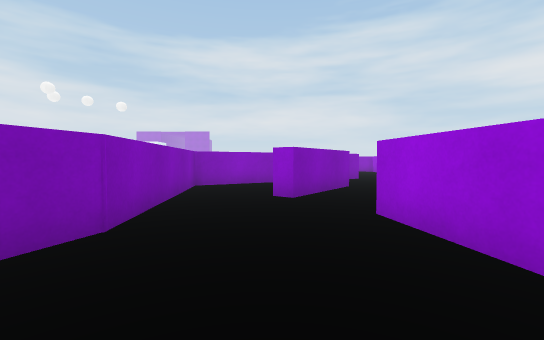
View 1 (above)

12 first-person views from a walk through a Unity game level. The camera is 0.58 m above the floor, tilts 2° down and sees 90° across. The floor is counted in squares, 1 m on a side. Each view is taken from the middle of a square. On the plan, view 1 faces up. The plan holds only what a view shows up to about 9 squares ahead; the rest is blank. The place goes on beyond the plan. The player is left out. Surface patterns are stand-ins for the level's own textures.

View 2
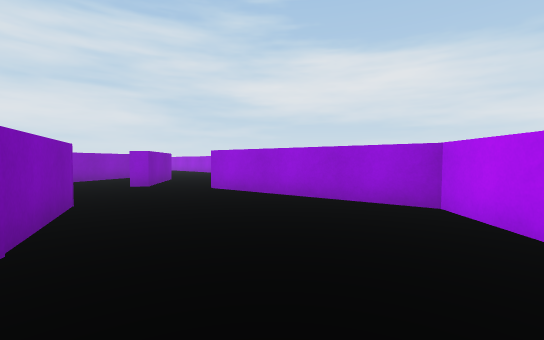

View 3
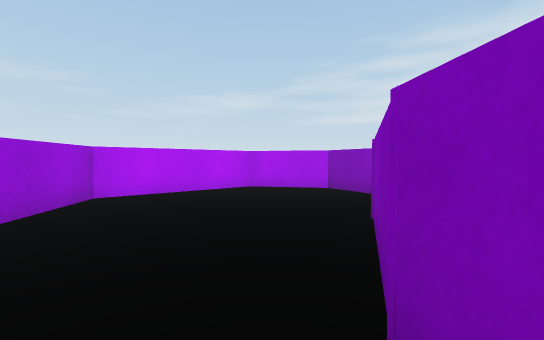

View 4
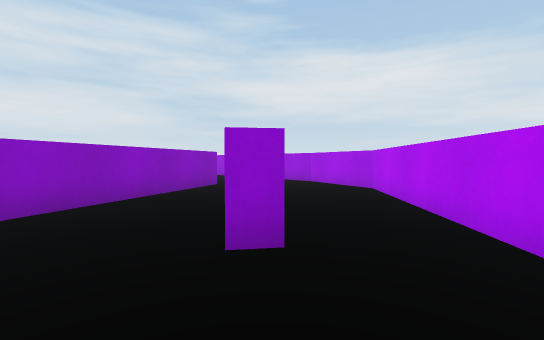

View 5
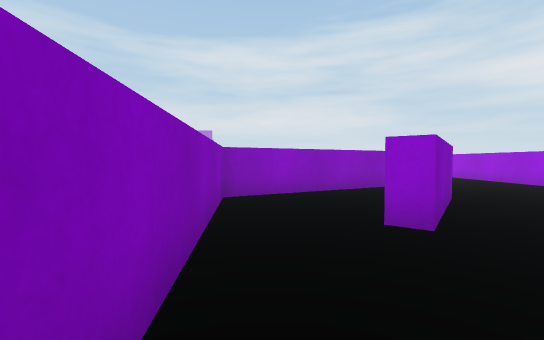

View 6
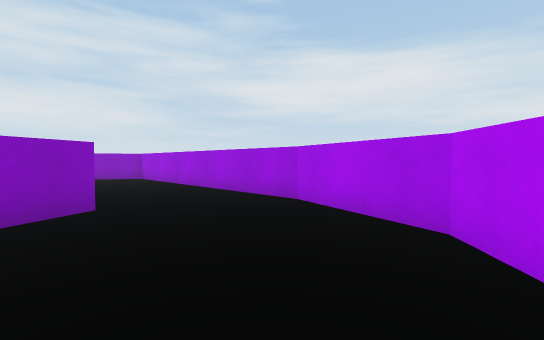

View 7
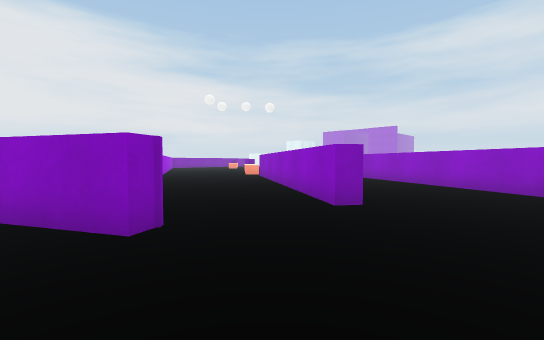

View 8
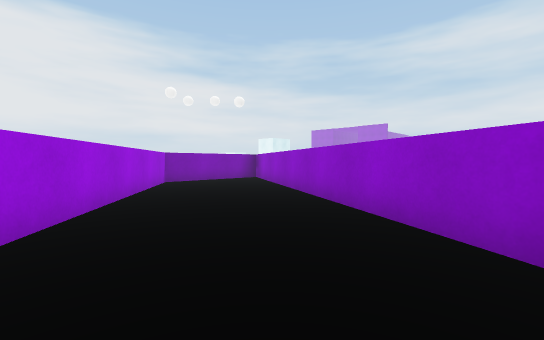

View 9
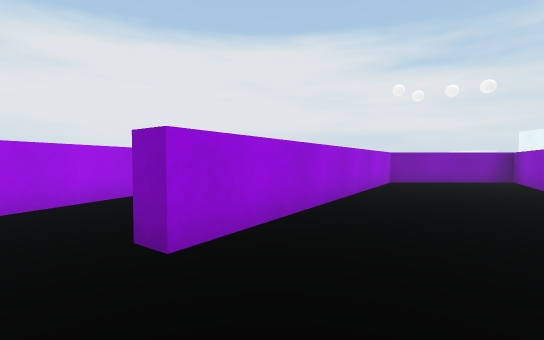

View 10
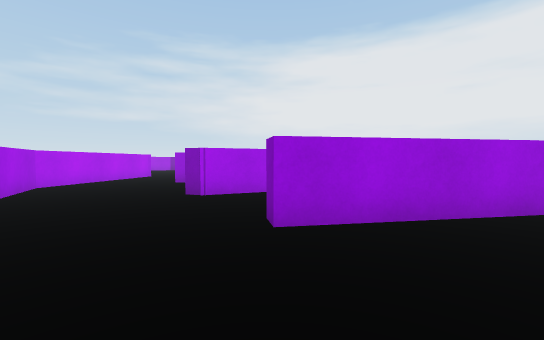

View 11
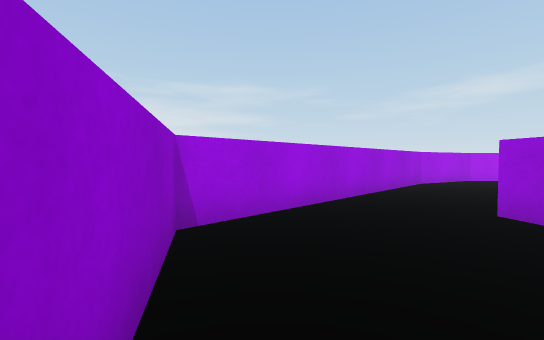

View 12
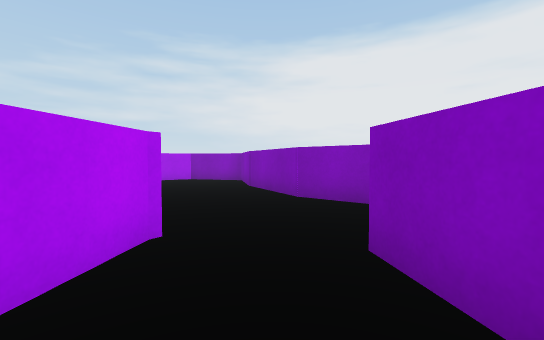

### Floor plan
Points are (right, up) in squares from view 1. A wall is a line through its corners. A room is listed if a view was taken in it or the views show most of it. See-through windows are left out.
Room 1 (views 1, 2, 3, 4, 5)
walls: (-1.9, 0.4) (-3, -1.3) (-2.2, -2.7) (-0.5, -3.1) (1.7, -1.1) (1.1, 2.9) (2.8, 4.2); (0.9, 5) (0.3, 4.2) (0, 4.5); (-0.7, 6.9) (-1.8, 6.3) (-1.4, 2.2) (-2, 0.2)
ways out: opening at (2, 4) to room 2; opening at (0, 5.5) to room 3
Room 2 (views 6, 7, 8, 9, 10, 11, 12)
walls: (1.4, 9.4) (2.6, 9) (2.8, 8.7) (0.4, 7.4); (1.8, 6.2) (0.9, 5); (2.8, 4.2) (4.5, 5.5) (5.2, 7.6) (5.2, 14) (-2.2, 18.4) (-2.1, 15.1) (3.3, 11.4) (3.1, 11) (2.3, 11.6)
ways out: opening at (2, 4) to room 1; opening at (1, 7) to room 3; opening at (2, 10)
Room 3 (no view inside)
walls: (0.4, 7.4) (-0.7, 6.9)
ways out: opening at (0, 5.5) to room 1; opening at (1, 7) to room 2

Where each view was taken, in squares from view 1:
view 1: 0 up, 0 right, facing up
view 2: 2 down, 2 left, facing up-right
view 3: 3 up, 1 left, facing down
view 4: 3 up, 1 left, facing up-right
view 5: 2 up, 1 left, facing up
view 6: 5 up, 2 right, facing up-right
view 7: 8 up, 5 right, facing up-left
view 8: 12 up, 5 right, facing up-left
view 9: 12 up, 5 right, facing left
view 10: 13 up, 5 right, facing down-left
view 11: 15 up, 3 right, facing down-right
view 12: 5 up, 2 right, facing down-left
